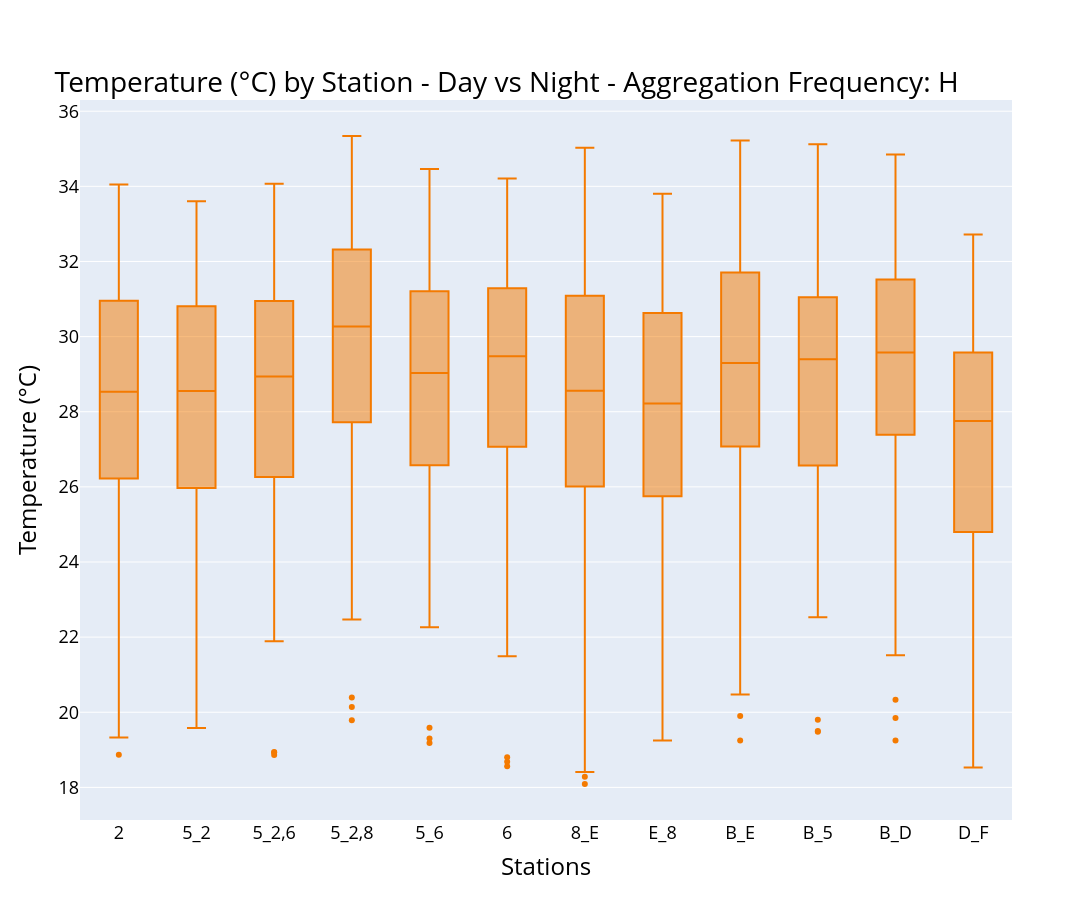

The code cell stored with this chart in its notebook:
### Markdown cell above
In this section, after presenting the data distribution and statistics in the initial cells, you have the option to conduct a statistical test to compare different stations and determine if there are significant differences in their temperature readings.

The first step is to check for the prerequisite conditions of `ANOVA`. This involves conducting normality tests. If the data passes these tests, we then check for homogeneity of variances. If all conditions are satisfied, we can proceed with ANOVA and subsequently performm `Tukey's test` if applicable.

If the conditions for ANOVA are not met, we can use them `Kruskal wallis test`, which is a non-parametric alternative to ANOVA. If necessary, we can then conduct `Dunn's test` as a post-hoc analysis.

### Code cell
if tagg_w.value == 'H':
    day_data = df_agg_meteo[df_agg_meteo['Day-Night'] == 'Day']
    night_data = df_agg_meteo[df_agg_meteo['Day-Night'] == 'Night']

    order_of_stations = ['2', '5_2', '5_2,6', '5_2,8', '5_6',
                        '6', '8_E', 'E_8', 'B_E', 'B_5',
                        'B_D', 'D_F']
    
    trace_day = go.Box(
        y=day_data['Mean'],
        x=day_data['LCZ'],
        name='Day', 
        marker_color='#f47a00'
    )
    trace_night = go.Box(
        y=night_data['Mean'],
        x=night_data['LCZ'],
        name='Night',
        marker_color='#082a54'
    )

    fig = go.Figure(data=[trace_day, trace_night])
    fig.update_layout(
        title=f"Temperature (°C) by Station - Day vs Night - Aggregation Frequency: {tagg_w.value}",
        xaxis_title='Stations',
        yaxis_title='Temperature (°C)',
        boxmode='group',
        xaxis=dict(categoryorder='array', categoryarray=order_of_stations),
        title_y=0.92,
        font=dict(
            size=20,
            color='black'
        ),
        xaxis_tickfont=dict(
            size=18,
            color='black'
        ),
        yaxis_tickfont=dict(
            size=18,
            color='black'
        ),
    )
    fig.update_layout(height=900, width=1200)
    fig.show()
else:
     print(f"Based on the he data aggregation frequency [{tagg_w.value}], this section is not required and should be skipped.")

### Figure 1 — Plotly figure (JSON) as saved in the notebook; plotly's stock layout.template omitted (floating-point values rounded to 4 significant figures; data arrays with more than 128 entries replaced by an {"elided": "..."} marker saying what was removed)
{"data": [{"marker": {"color": "#f47a00"}, "name": "Day", "type": "box", "x": {"elided": "1080 str values"}, "y": {"elided": "1080 float values"}}, {"marker": {"color": "#082a54"}, "name": "Night", "type": "box", "x": [], "y": []}], "layout": {"boxmode": "group", "font": {"color": "black", "size": 20}, "height": 900, "title": {"text": "Temperature (°C) by Station - Day vs Night - Aggregation Frequency: H", "y": 0.92}, "width": 1200, "xaxis": {"autorange": true, "categoryarray": ["2", "5_2", "5_2,6", "5_2,8", "5_6", "6", "8_E", "E_8", "B_E", "B_5", "B_D", "D_F"], "categoryorder": "array", "range": [-0.5, 11.5], "tickfont": {"color": "black", "size": 18}, "title": {"text": "Stations"}, "type": "category"}, "yaxis": {"autorange": true, "range": [17.13, 36.3], "tickfont": {"color": "black", "size": 18}, "title": {"text": "Temperature (°C)"}, "type": "linear"}}}
